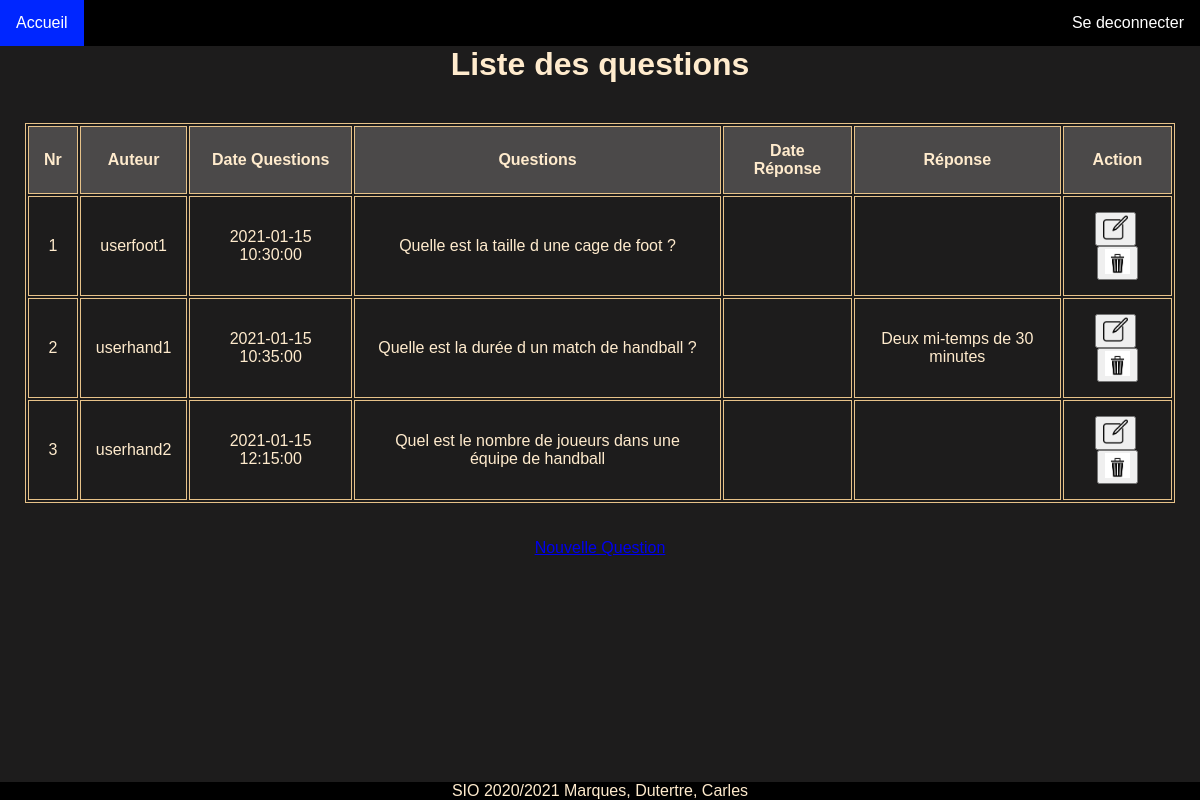
The app's page /liste.php (signed in), older data.
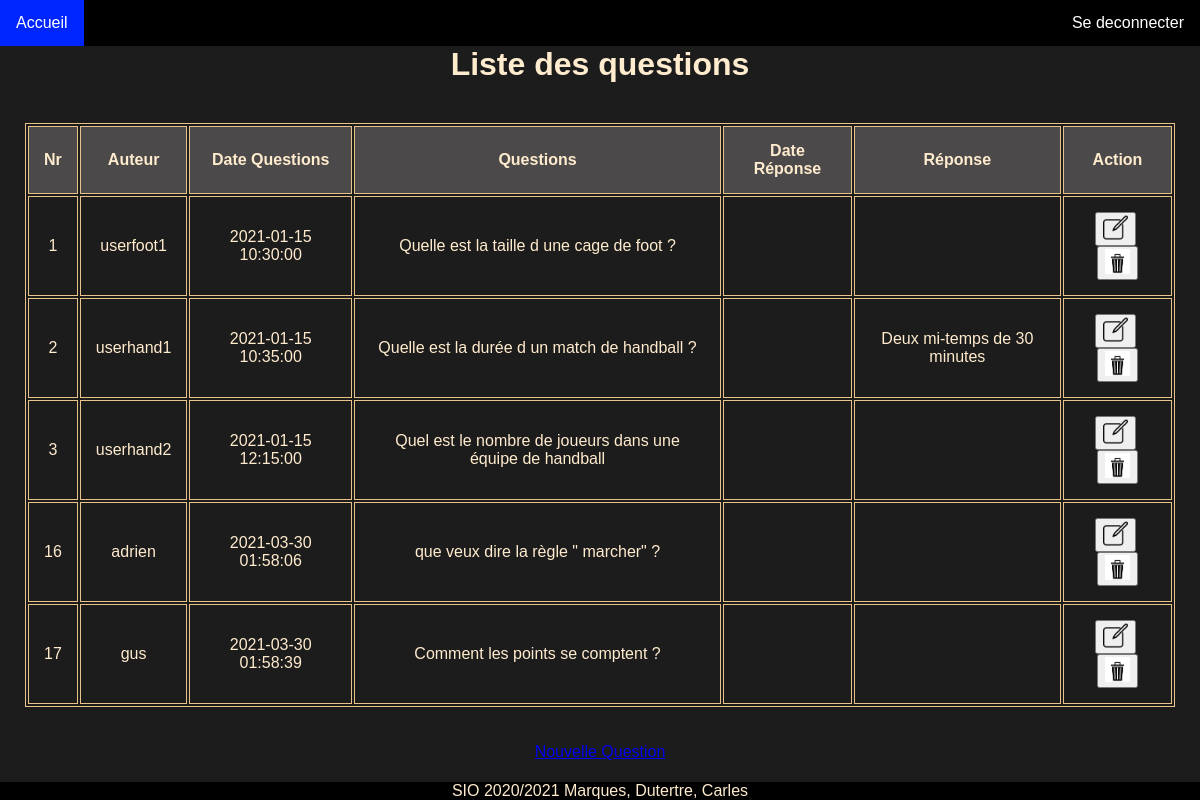
The same page, newer data.
### tables this page shows
CREATE TABLE `faq` (
  `id_faq` int(11) NOT NULL,
  `question` varchar(100) NOT NULL,
  `reponse` varchar(100) DEFAULT NULL,
  `dat_question` datetime NOT NULL,
  `dat_reponse` datetime DEFAULT NULL,
  `id_user` int(11) NOT NULL
);

CREATE TABLE `user` (
  `id_user` int(11) NOT NULL,
  `pseudo` varchar(20) NOT NULL,
  `mdp` varchar(255) NOT NULL,
  `mail` varchar(50) NOT NULL,
  `id_usertype` int(11) NOT NULL,
  `id_ligue` int(11) NOT NULL
);

### liste.php (the view, shortened to what this page needs)
<?php
include "inclusion.php";
$sql="SELECT id_faq, pseudo, question, dat_question, reponse, dat_reponse FROM faq, user WHERE faq.id_user = user.id_user";
    try {
        $sth = $dbh->query($sql);
        $faq = $sth->fetchAll(PDO::FETCH_ASSOC);
    } catch (PDOException $ex) {
        die("Erreur lors de la requête SQL : " . $ex->getMessage());
    }
?>
<!DOCTYPE html>
<html lang="fr">
<head>
    <link rel="stylesheet" href="css/main.css">
</head>
<body>
<ul>
        <li><a href="index.php">Accueil</a></li>
        <li class="right" ><a href="logout.php">Se deconnecter</a></li>
</ul>
        <div class="marg">
        <h1>Liste des questions</h1>
        <br>
        <table>
        <tr>
            <th>Nr</th>
            <th>Auteur</th>
            <th>Date Questions</th>
            <th>Questions</th>
            <th>Date Réponse</th>
            <th>Réponse</th>
            <?php
                if ($_SESSION["user"]["id_usertype"] != 1) {
                    echo "<th>"."Action"."</th>";
                }
            ?>
        </tr>
        <?php
        foreach($faq as $donnees){
            $sql="SELECT id_ligue FROM user, faq WHERE user.id_user = faq.id_user AND faq.id_faq=:id_faq";
            try {
                $sth = $dbh->prepare($sql);
                $sth->execute(array(
                    ":id_faq" => $donnees['id_faq']
                ));
                $id_ligue = $sth->fetch(PDO::FETCH_ASSOC);
            } catch (PDOException $ex) {
                die("Erreur lors de la requête SQL : " . $ex->getMessage());
            }
            if($_SESSION['user']['id_ligue']==$id_ligue['id_ligue'] || $_SESSION['user']['id_usertype'] == 3){
            echo "<tr>";
                echo "<td>".$donnees['id_faq']."</td>";
                echo "<td>".$donnees['pseudo']."</td>";
                echo "<td>".$donnees['dat_question']."</td>";
                echo "<td>".$donnees['question']."</td>";
                echo "<td>".$donnees['dat_reponse']."</td>";
                echo "<td>".$donnees['reponse']."</td>";
                if ($_SESSION["user"]["id_usertype"] != "1") {
                ?>
                <td class="cells"><button type="submit" name="ajout"><a href="edit.php?id=<?=$donnees['id_faq']?>"><img src="Img/modifier.png" alt=" "></a>
               </button>&nbsp;<button type="submit" name="supprimer"><a href="delete.php?id=<?=$donnees['id_faq']?>"><img src="Img/poub.png" alt=" "></a></button></td>
                <?php
                }
                echo "</tr>";
            }
        }
            ?>
        </table>
        </div>
        <p><a href="add.php">Nouvelle Question</a></p>
    <p class="pied">SIO 2020/2021 Marques, Dutertre, Carles</p>
</body>
</html>

### css/main.css (style rules this page uses)
body { font-family: 'Franklin Gothic Medium', 'Arial Narrow', Arial, sans-serif; margin: 0; padding: 0; background-color: rgb(29, 28, 28); color: blanchedalmond; }
table, th, td { border-style: solid; border-width: 1px; border-color : rgb(231, 194, 137); }
table { width: 100%; margin: auto; text-align: center; }
th { background-color: rgb(75, 73, 73); }
td, th { padding: 15px; }
ul { list-style-type: none; margin: 0; padding: 0; overflow: hidden; background-color: rgb(0, 0, 0); position: fixed; width: 100%; top: 0; }
li { float: left; }
li a { display: block; color: white; text-align: center; padding: 14px 16px; text-decoration: none; }
img { width: 25px; height: 25px; }
.marg { text-align: center; margin-top: 30px; margin: 5px; padding: 20px; }
.right { float: right; }
.cells { text-align: center; }
.pied { position: relative; text-align: center; list-style-type: none; margin: 0; padding: 0; overflow: hidden; background-color: rgb(0, 0, 0); position: fixed; width: 100%; bottom: 0; }
p { text-align: center; }

Row changes from the older to the newer data that the page shows:
added faq: id_faq "16", id_user.pseudo "adrien", dat_question "2021-03-30 01:58:06", question "que veux dire la règle \" marcher\" ?"
added faq: id_faq "17", id_user.pseudo "gus", dat_question "2021-03-30 01:58:39", question "Comment les points se comptent ?"
